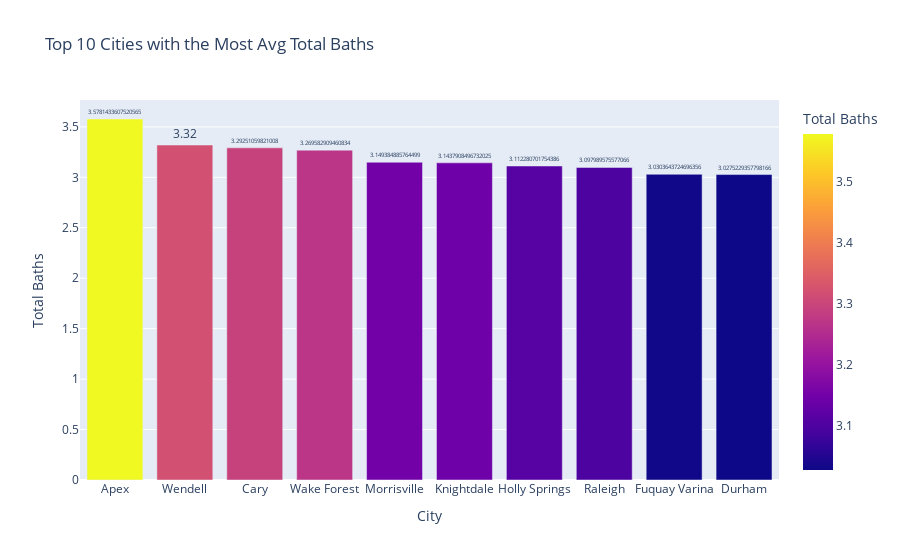

This figure's notebook cell:
### Code cell
top10 = th_df.groupby('City')['Total Baths'].mean().nlargest(10).reset_index()

fig = px.bar(top10, x='City', y='Total Baths',color='Total Baths', template='plotly', 
             title='Top 10 Cities with the Most Avg Total Baths')
fig.update_traces(texttemplate='%{y:.}', textposition='outside')
fig.show()

### Figure 1 — Plotly figure (JSON) as saved in the notebook; plotly's stock layout.template omitted (floating-point values rounded to 4 significant figures)
{"data": [{"alignmentgroup": "True", "hovertemplate": "City=%{x}<br>Total Baths=%{marker.color}<extra></extra>", "legendgroup": "", "marker": {"color": [3.578, 3.32, 3.293, 3.27, 3.149, 3.144, 3.112, 3.098, 3.03, 3.028], "coloraxis": "coloraxis", "pattern": {"shape": ""}}, "name": "", "offsetgroup": "", "orientation": "v", "showlegend": false, "textposition": "outside", "texttemplate": "%{y:.}", "type": "bar", "x": ["Apex", "Wendell", "Cary", "Wake Forest", "Morrisville", "Knightdale", "Holly Springs", "Raleigh", "Fuquay Varina", "Durham"], "xaxis": "x", "y": [3.578, 3.32, 3.293, 3.27, 3.149, 3.144, 3.112, 3.098, 3.03, 3.028], "yaxis": "y"}], "layout": {"barmode": "relative", "coloraxis": {"colorbar": {"title": {"text": "Total Baths"}}, "colorscale": [[0, "#0d0887"], [0.1111, "#46039f"], [0.2222, "#7201a8"], [0.3333, "#9c179e"], [0.4444, "#bd3786"], [0.5556, "#d8576b"], [0.6667, "#ed7953"], [0.7778, "#fb9f3a"], [0.8889, "#fdca26"], [1, "#f0f921"]]}, "legend": {"tracegroupgap": 0}, "title": {"text": "Top 10 Cities with the Most Avg Total Baths"}, "xaxis": {"anchor": "y", "domain": [0, 1], "title": {"text": "City"}}, "yaxis": {"anchor": "x", "domain": [0, 1], "title": {"text": "Total Baths"}}}}
